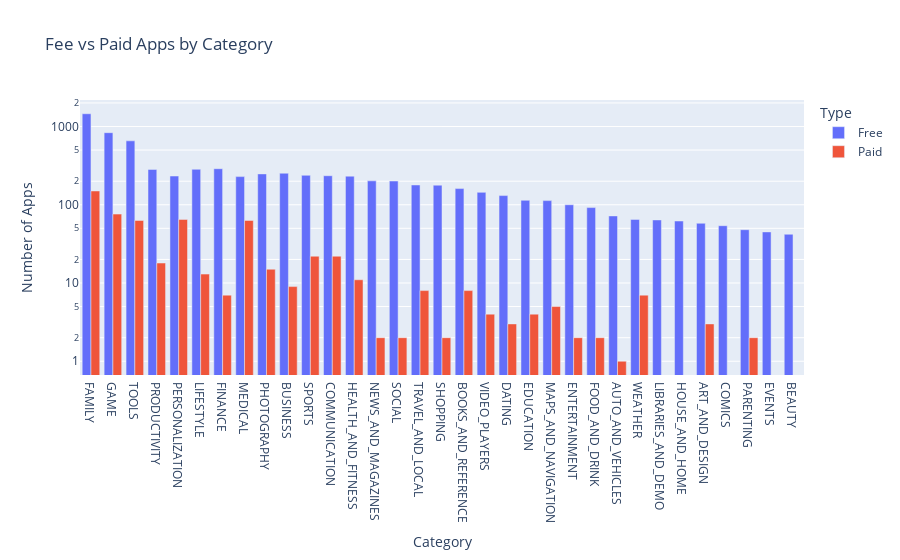

Write notebook code for a chart like this one.
### Markdown cell above
**Challenge**: Use the plotly express bar [chart examples](https://plotly.com/python/bar-charts/#bar-chart-with-sorted-or-ordered-categories) and the [.bar() API reference](https://plotly.com/python-api-reference/generated/plotly.express.bar.html#plotly.express.bar) to create this bar chart: 

<img src=https://imgur.com/LE0XCxA.png>

You'll want to use the `df_free_vs_paid` DataFrame that you created above that has the total number of free and paid apps per category. 

See if you can figure out how to get the look above by changing the `categoryorder` to 'total descending' as outlined in the documentation here [here](https://plotly.com/python/categorical-axes/#automatically-sorting-categories-by-name-or-total-value).

### Code cell
g_bar=px.bar(df_free_vs_paid,x='Category',y='App',title='Fee vs Paid Apps by Category',
             color='Type',barmode='group')
g_bar.update_layout(xaxis_title='Category', yaxis_title='Number of Apps',
                    xaxis={'categoryorder':'total descending'},yaxis=dict(type='log'))
g_bar.show()

### Figure 1 — Plotly figure (JSON) as saved in the notebook; plotly's stock layout.template omitted (floating-point values rounded to 4 significant figures)
{"data": [{"alignmentgroup": "True", "hovertemplate": "Type=Free<br>Category=%{x}<br>App=%{y}<extra></extra>", "legendgroup": "Free", "marker": {"color": "#636efa", "pattern": {"shape": ""}}, "name": "Free", "offsetgroup": "Free", "orientation": "v", "showlegend": true, "textposition": "auto", "type": "bar", "x": ["ART_AND_DESIGN", "AUTO_AND_VEHICLES", "BEAUTY", "BOOKS_AND_REFERENCE", "BUSINESS", "COMICS", "COMMUNICATION", "DATING", "EDUCATION", "ENTERTAINMENT", "EVENTS", "FAMILY", "FINANCE", "FOOD_AND_DRINK", "GAME", "HEALTH_AND_FITNESS", "HOUSE_AND_HOME", "LIBRARIES_AND_DEMO", "LIFESTYLE", "MAPS_AND_NAVIGATION", "MEDICAL", "NEWS_AND_MAGAZINES", "PARENTING", "PERSONALIZATION", "PHOTOGRAPHY", "PRODUCTIVITY", "SHOPPING", "SOCIAL", "SPORTS", "TOOLS", "TRAVEL_AND_LOCAL", "VIDEO_PLAYERS", "WEATHER"], "xaxis": "x", "y": [58, 72, 42, 161, 253, 54, 235, 131, 114, 100, 45, 1456, 289, 92, 834, 232, 62, 64, 284, 113, 229, 202, 48, 233, 248, 283, 178, 201, 238, 656, 179, 144, 65], "yaxis": "y"}, {"alignmentgroup": "True", "hovertemplate": "Type=Paid<br>Category=%{x}<br>App=%{y}<extra></extra>", "legendgroup": "Paid", "marker": {"color": "#EF553B", "pattern": {"shape": ""}}, "name": "Paid", "offsetgroup": "Paid", "orientation": "v", "showlegend": true, "textposition": "auto", "type": "bar", "x": ["ART_AND_DESIGN", "AUTO_AND_VEHICLES", "BOOKS_AND_REFERENCE", "BUSINESS", "COMMUNICATION", "DATING", "EDUCATION", "ENTERTAINMENT", "FAMILY", "FINANCE", "FOOD_AND_DRINK", "GAME", "HEALTH_AND_FITNESS", "LIFESTYLE", "MAPS_AND_NAVIGATION", "MEDICAL", "NEWS_AND_MAGAZINES", "PARENTING", "PERSONALIZATION", "PHOTOGRAPHY", "PRODUCTIVITY", "SHOPPING", "SOCIAL", "SPORTS", "TOOLS", "TRAVEL_AND_LOCAL", "VIDEO_PLAYERS", "WEATHER"], "xaxis": "x", "y": [3, 1, 8, 9, 22, 3, 4, 2, 150, 7, 2, 76, 11, 13, 5, 63, 2, 2, 65, 15, 18, 2, 2, 22, 63, 8, 4, 7], "yaxis": "y"}], "layout": {"autosize": true, "barmode": "group", "legend": {"title": {"text": "Type"}, "tracegroupgap": 0}, "title": {"text": "Fee vs Paid Apps by Category"}, "xaxis": {"anchor": "y", "autorange": true, "categoryorder": "total descending", "domain": [0, 1], "range": [-0.5, 32.5], "title": {"text": "Category"}, "type": "category"}, "yaxis": {"anchor": "x", "autorange": true, "domain": [0, 1], "range": [-0.1757, 3.339], "title": {"text": "Number of Apps"}, "type": "log"}}}
